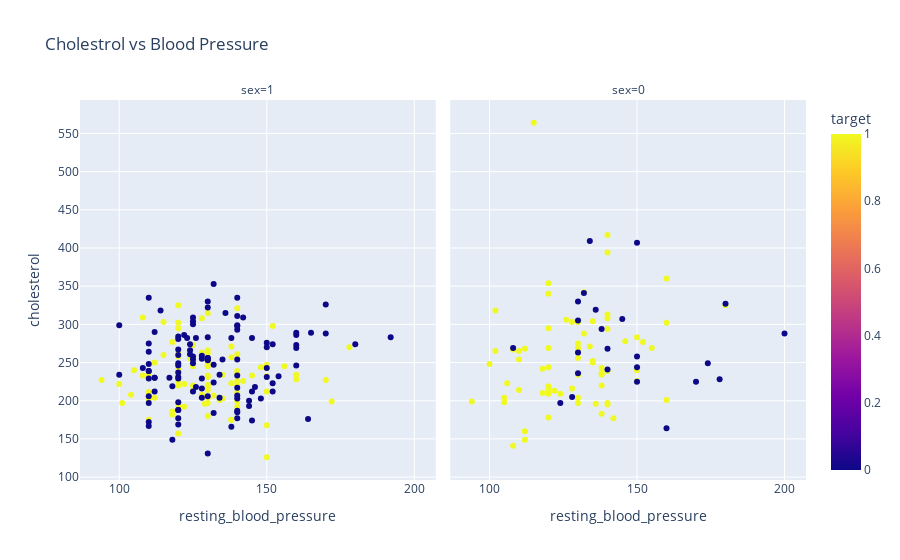

The cell this chart's notebook holds for it:
### Code cell
fig = px.scatter(df, x = 'resting_blood_pressure', y = 'cholesterol', title='Cholestrol vs Blood Pressure', 
                 facet_col = 'sex', color = 'target')
fig.show()

### Figure 1 — Plotly figure (JSON) as saved in the notebook; plotly's stock layout.template omitted (floating-point values rounded to 4 significant figures; data arrays with more than 128 entries replaced by an {"elided": "..."} marker saying what was removed)
{"data": [{"hovertemplate": "sex=1<br>resting_blood_pressure=%{x}<br>cholesterol=%{y}<br>target=%{marker.color}<extra></extra>", "legendgroup": "", "marker": {"color": {"elided": "207 int values"}, "coloraxis": "coloraxis", "symbol": "circle"}, "mode": "markers", "name": "", "orientation": "v", "showlegend": false, "type": "scatter", "x": {"elided": "207 int values"}, "xaxis": "x", "y": {"elided": "207 int values"}, "yaxis": "y"}, {"hovertemplate": "sex=0<br>resting_blood_pressure=%{x}<br>cholesterol=%{y}<br>target=%{marker.color}<extra></extra>", "legendgroup": "", "marker": {"color": [1, 1, 1, 1, 1, 1, 1, 1, 1, 1, 1, 1, 1, 1, 1, 1, 1, 1, 1, 1, 1, 1, 1, 1, 1, 1, 1, 1, 1, 1, 1, 1, 1, 1, 1, 1, 1, 1, 1, 1, 1, 1, 1, 1, 1, 1, 1, 1, 1, 1, 1, 1, 1, 1, 1, 1, 1, 1, 1, 1, 1, 1, 1, 1, 1, 1, 1, 1, 1, 1, 1, 1, 0, 0, 0, 0, 0, 0, 0, 0, 0, 0, 0, 0, 0, 0, 0, 0, 0, 0, 0, 0, 0, 0, 0, 0], "coloraxis": "coloraxis", "symbol": "circle"}, "mode": "markers", "name": "", "orientation": "v", "showlegend": false, "type": "scatter", "x": [130, 120, 140, 130, 150, 120, 120, 150, 140, 160, 140, 105, 142, 135, 155, 160, 140, 130, 128, 138, 130, 108, 135, 128, 110, 138, 130, 124, 122, 135, 102, 102, 115, 110, 100, 132, 112, 140, 140, 120, 138, 120, 110, 180, 140, 120, 105, 138, 130, 112, 108, 94, 118, 152, 136, 120, 160, 134, 126, 130, 120, 120, 120, 106, 140, 118, 150, 112, 146, 138, 130, 132, 140, 150, 130, 130, 160, 150, 145, 132, 130, 150, 200, 174, 134, 138, 150, 178, 108, 180, 136, 128, 170, 124, 140, 130], "xaxis": "x2", "y": [204, 354, 294, 275, 283, 219, 340, 226, 239, 302, 417, 198, 177, 304, 269, 360, 308, 264, 216, 234, 256, 141, 252, 303, 265, 183, 234, 209, 213, 250, 318, 265, 564, 214, 248, 288, 160, 394, 195, 211, 236, 244, 254, 325, 313, 215, 204, 243, 303, 268, 267, 199, 210, 277, 196, 269, 201, 271, 306, 269, 178, 295, 209, 223, 197, 242, 240, 149, 278, 220, 197, 342, 268, 225, 330, 305, 164, 258, 307, 341, 263, 407, 288, 249, 409, 294, 244, 228, 269, 327, 319, 205, 225, 197, 241, 236], "yaxis": "y2"}], "layout": {"annotations": [{"font": {}, "showarrow": false, "text": "sex=1", "x": 0.245, "xanchor": "center", "xref": "paper", "y": 1, "yanchor": "bottom", "yref": "paper"}, {"font": {}, "showarrow": false, "text": "sex=0", "x": 0.755, "xanchor": "center", "xref": "paper", "y": 1, "yanchor": "bottom", "yref": "paper"}], "coloraxis": {"colorbar": {"title": {"text": "target"}}, "colorscale": [[0, "#0d0887"], [0.1111, "#46039f"], [0.2222, "#7201a8"], [0.3333, "#9c179e"], [0.4444, "#bd3786"], [0.5556, "#d8576b"], [0.6667, "#ed7953"], [0.7778, "#fb9f3a"], [0.8889, "#fdca26"], [1, "#f0f921"]]}, "legend": {"tracegroupgap": 0}, "title": {"text": "Cholestrol vs Blood Pressure"}, "xaxis": {"anchor": "y", "domain": [0, 0.49], "title": {"text": "resting_blood_pressure"}}, "xaxis2": {"anchor": "y2", "domain": [0.51, 1], "matches": "x", "title": {"text": "resting_blood_pressure"}}, "yaxis": {"anchor": "x", "domain": [0, 1], "title": {"text": "cholesterol"}}, "yaxis2": {"anchor": "x2", "domain": [0, 1], "matches": "y", "showticklabels": false}}}
